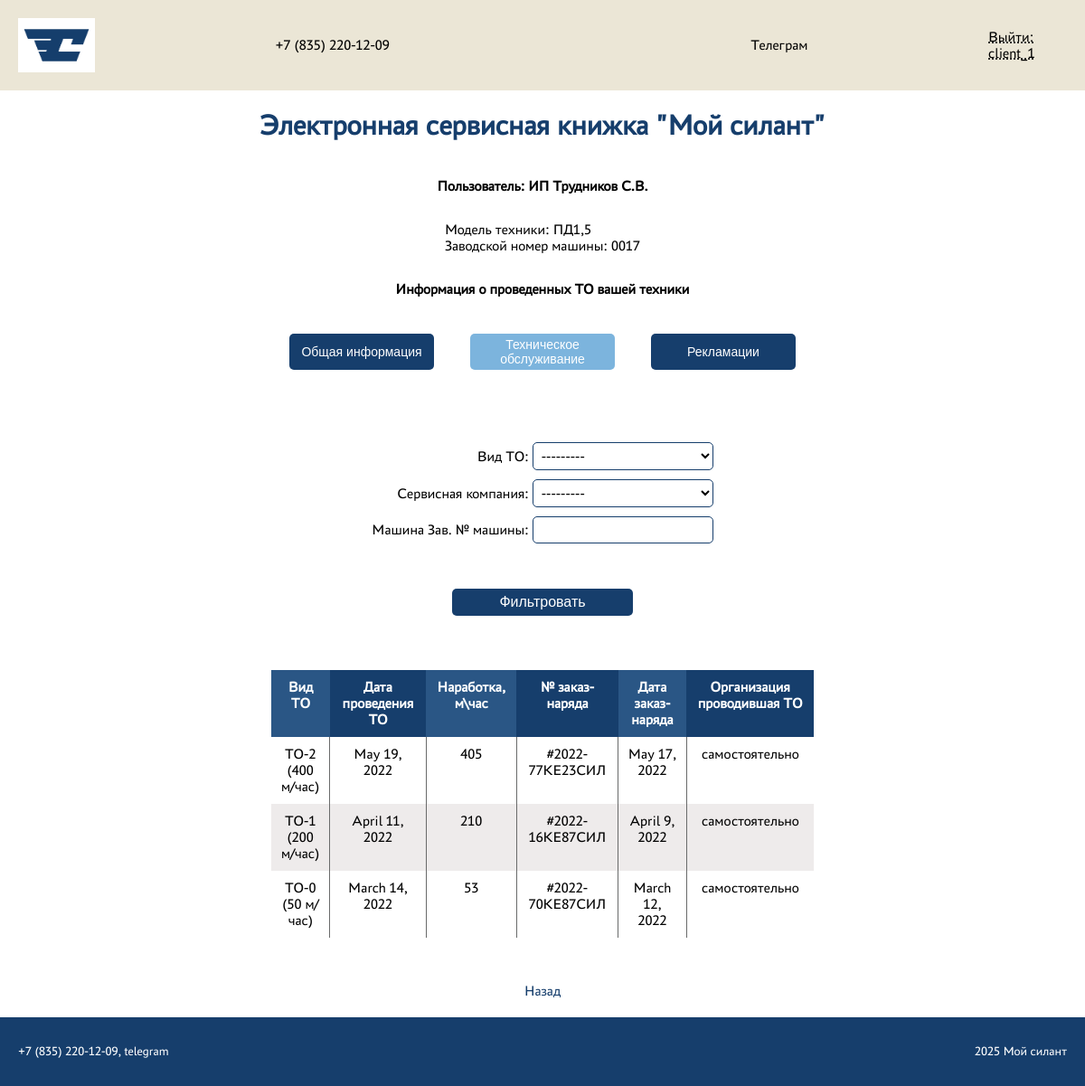
The app's page /machines/1/ (signed in) with its own data.
### core/models.py (models this page shows, shortened)
class BaseModel(models.Model):
    def __str__(self):
        return self.name
    class Meta:
        abstract = True

class Client(BaseModel):
    name = models.CharField(max_length=255)
    description = models.CharField(max_length=255)
    user = models.ForeignKey(User, on_delete=models.CASCADE)
    group = models.ForeignKey(Group, on_delete=models.CASCADE)

class Machine(models.Model):
    serial_number_of_machine = models.CharField(max_length=255, verbose_name='Зав. № машины')
    model_of_equipment = models.ForeignKey(EquipmentModel, on_delete=models.CASCADE, verbose_name='Модель техники')
    model_of_engine = models.ForeignKey(EngineModel, on_delete=models.CASCADE, verbose_name='Модель двигателя')
    serial_number_of_engine = models.CharField(max_length=255, verbose_name='Зав. № двигателя')
    transmission_model = models.ForeignKey(TransmissionModel, on_delete=models.CASCADE, verbose_name='Модель трансмиссии')
    serial_number_of_transmission = models.CharField(max_length=255, verbose_name='Зав. № трансмиссии')
    drive_axle_model = models.ForeignKey(DriveAxleModel, on_delete=models.CASCADE, verbose_name='Модель ведущего моста')
    serial_number_of_drive_axle = models.CharField(max_length=255, verbose_name='Зав. № ведущего моста')
    steering_axle_model = models.ForeignKey(SteeringAxleModel, on_delete=models.CASCADE, verbose_name='Модель управляемого моста')
    serial_number_of_steering_axle = models.CharField(max_length=255, verbose_name='Зав. № управляемого моста')
    supply_contract_number_and_date = models.CharField(max_length=255, verbose_name='Договор поставки №, дата')
    date_shipped_from_factory = models.DateField(null=True, verbose_name='Дата отгрузки с завода')
    recipient = models.CharField(max_length=255, verbose_name='Грузополучатель (конечный потребитель)')
    delivery_address = models.CharField(max_length=255, blank=True, verbose_name='Адрес доставки (эксплуатации)')
    equipment = models.CharField(max_length=255, blank=True, verbose_name='Комплектация (доп. опции)')
    client = models.ForeignKey(Client, on_delete=models.CASCADE, verbose_name='Клиент')
    service_company = models.ForeignKey(ServiceCompany, on_delete=models.CASCADE, verbose_name='Сервисная компания')
    class Meta:
        ordering = ['-date_shipped_from_factory']

class EquipmentModel(BaseModel):
    name = models.CharField(max_length=255)
    description = models.CharField(max_length=255)

class Maintenance(models.Model):
    maintenance_type = models.ForeignKey(MaintenanceType, on_delete=models.CASCADE, verbose_name='Вид ТО')
    maintenance_date = models.DateField(null=True, verbose_name='Дата проведения ТО')
    operating_time = models.IntegerField(verbose_name='Наработка, м/час')
    work_order_number = models.CharField(max_length=255, verbose_name='№ заказ-наряда')
    work_order_date = models.DateField(null=True, verbose_name='Дата заказ-наряда')
    the_organization_that_carried_out_the_maintenance = models.ForeignKey(TheOrganizationThatCarriedOutTheMaintenance, on_delete=models.CASCADE, verbose_name='Организация, проводившая ТО')
    machine = models.ForeignKey(Machine, on_delete=models.CASCADE, verbose_name='Машина')
    service_company = models.ForeignKey(ServiceCompany, on_delete=models.CASCADE, blank=True, null=True, verbose_name='Сервисная компания')
    class Meta:
        ordering = ['-maintenance_date']

class MaintenanceType(BaseModel):
    name = models.CharField(max_length=255)
    description = models.CharField(max_length=255)

class TheOrganizationThatCarriedOutTheMaintenance(BaseModel):
    name = models.CharField(max_length=255)
    description = models.CharField(max_length=255)

### core/views.py (the view)
# urls.py: path('machines/<int:machine_id>/', machine_detail, name='machine_detail'),
@login_required
@permission_required("core.view_machine", raise_exception=True)
@permission_required("core.view_maintenance", raise_exception=True)
def machine_detail(request, machine_id):
    client = None
    username = request.user.first_name
    try:
        machine = Machine.objects.get(id=machine_id)
    except Machine.DoesNotExist:
        return redirect("machine_list")
    try:
        client = Client.objects.get(user_id=request.user.id)
    except Client.DoesNotExist:
        client = username
    maintenances = Maintenance.objects.filter(machine_id=machine_id)
    maintenances_filter = MaintenanceFilter(request.GET, queryset=maintenances)
    return render(
        request,
        "machine/machine_detail.html",
        {
            "machine": machine,
            "maintenances": maintenances,
            "username": username,
            "client": client,
            "filter": maintenances_filter,
        },
    )

### templates/machine/machine_detail.html (shortened to what this page needs)
{% extends 'base.html' %}
{% block content %}
<main class="main">
    {% if machine %}
    <div class="user-info">
        <span>Модель техники: {{ machine.model_of_equipment }}</span>
        <span>Заводской номер машины: {{ machine.serial_number_of_machine }}</span>
    </div>
    <div class="result-wrapper">
        <h1>Информация о проведенных ТО вашей техники</h1>
        {% include 'tabs.html' with active_tab='maintenance' %}
        {% if maintenances %}
        {% include 'forms/filter_form.html' %}
        <div class="adaptive-table-wrapper">
                <table class="adaptive-table">
                    <thead>
                        <tr>
                            <th>Вид ТО</th>
                            <th>Дата проведения ТО</th>
                            <th>Наработка, м\час</th>
                            <th>№ заказ-наряда</th>
                            <th>Дата заказ-наряда</th>
                            <th>Организация проводившая ТО</th>
                        </tr>
                    </thead>
                    <tbody>
                        {% for maintenance in filter.qs %}
                        <tr>
                            <td>{{ maintenance.maintenance_type }}</td>
                            <td>{{ maintenance.maintenance_date }}</td>
                            <td>{{ maintenance.operating_time }}</td>
                            <td>{{ maintenance.work_order_number }}</td>
                            <td>{{ maintenance.work_order_date }}</td>
                            <td>{{ maintenance.the_organization_that_carried_out_the_maintenance }}</td>
                        </tr>
                        {% endfor %}
                    </tbody>
                </table>
                {% else %}
                    <div class="result-wrapper">
                        <span class="info-if-doesnt-exists">ТО для данной машины не обнаружено</span>
                    </div>
                {% endif %}
        </div>
    </div>
    {% endif %}
    <a href="{% url 'machine_list' %}" class="back-href">Назад</a>
</main>
{% endblock content %}

### templates/base.html (shortened to what this page needs)
<!DOCTYPE html>
<html lang="en">
  <head>
    {% load static %}
      <link href="{% static 'css/base.css' %}" rel="stylesheet" />
      <link href="{% static 'css/main/main.css' %}" rel="stylesheet" />
      <link href="{% static 'css/tabs/tabs.css' %}" rel="stylesheet" />
      <link href="{% static 'css/forms/create_forms.css' %}" rel="stylesheet" />
      <link href="{% static 'css/forms/login_forms.css' %}" rel="stylesheet" />
      <link href="{% static 'css/forms/filter_forms.css' %}" rel="stylesheet" />
      <link href="{% static 'css/modal/modal.css' %}" rel="stylesheet" />
  </head>
  <body>
    <nav>
        <div class="logo-signin-wrapper">
            <img src="{% static 'img/logo.jpg' %}">
            <div class="contact-container">
              <span>+7 (835) 220-12-09</span>
              <span>Телеграм</span>
            </div>
            {% if user.is_authenticated %}
            <a href="{% url 'account_logout' %}">Выйти: {{ user.username }}</a>
            {% else %}
            <a href="{% url 'account_login' %}">Авторизация</a>
            {% endif %}
        </div>
    </nav>
    <h1 class="title">Электронная сервисная книжка "Мой силант"</h1>
    <section class="main-section">
      <div class="user-info">
        {% if client %}
            <h1>Пользователь: {{ client }}</h1>
        {% elif username %}
            <h1>Пользователь: {{ username }}</h1>
        {% elif user.is_superuser %}
            <h1>Пользователь: Администратор</h1>
        {% else %}
            <h1>Пользователь: Гость</h1>
        {% endif %}
      </div>
      {% block content %}{% endblock %}
    </section>
    <footer>
        <div class="footer-wrapper">
            <span>+7 (835) 220-12-09, telegram</span>
            <span>2025 Мой силант</span>
        </div>
    </footer>
  </body>
</html>

### templates/tabs.html
<div class="tabs">
    <button {% if active_tab == 'general' %} class="sign-button active-tab" {% endif %} id="general-button" class="sign-button">Общая информация</button>
    <button {% if active_tab == 'maintenance' %} class="sign-button active-tab" {% endif %} id="maintenance-button" class="sign-button">Техническое обслуживание</button>
    <button {% if active_tab == 'complaint' %} class="sign-button active-tab" {% endif %} id="complaint-button" class="sign-button">Рекламации</button>
</div>

### templates/forms/filter_form.html
<div class="form-wrapper form-wrapper-small">
    <form method="get" class="login">
        <div class="right">
            {{ filter.form }}
        </div>
        <button type="submit" class="sign-button sign-button-large">Фильтровать</button>
    </form>
</div>

### static/css/base.css (style rules this page uses)
* { margin: 0; padding: 0; border: 0; outline: 0; font-size: 100%; vertical-align: baseline; background: transparent; }
html, body { display: flex; flex-direction: column; align-items: center; height: 100%; width: 100%; font-family: 'PT Astra Sans', sans-serif; }
nav { background-color: #EBE6D6; width: 100%; display: flex; flex-direction: column; align-items: center; justify-content: space-between; align-items: center; color: black; }
.contact-container { display: flex; flex-direction: row; justify-content: space-around; align-items: center; width: 100%; }
.logo-signin-wrapper { display: flex; justify-content: space-between; align-items: center; width: 100%; }
.logo-signin-wrapper > img { height: 60px; padding: 20px 0 20px 20px; }
.logo-signin-wrapper > a { color: black; text-decoration: underline dotted; padding-right: 20px; transition: all 0.3s; }
.title { color: #163E6C; font-size: 32px; padding: 20px 0 20px 0; }
.main-section { display: flex; flex-direction: column; align-items: center; background-color: white; padding: 20px 0 0 0; margin-bottom: 20px; height: 200vh; }
footer { background-color: #163E6C; height: 100px; width: 100%; }
.footer-wrapper { color: white; font-size: 14px; display: flex; justify-content: space-between; align-items: center; width: 100%; height: 100%; }
.footer-wrapper > span { padding: 30px 20px 30px 20px; }
.tabs > .active-tab { background-color: rgba(110, 172, 218, 0.9); color: white; }

### static/css/main/main.css (style rules this page uses)
.main { display: flex; flex-direction: column; align-items: center; background-color: white; padding: 20px 0 0 0; }
.user-info { display: flex; flex-direction: column; margin-bottom: 10px; }
.result-wrapper { display: flex; flex-direction: column; justify-content: center; align-items: center; padding: 20px; width: 1600px; }
.adaptive-table-wrapper { margin-top: 20px; width: 100%; max-height: 500px; overflow: auto; }
.adaptive-table-wrapper > .adaptive-table { width: 100%; border-collapse: collapse; text-align: center; background-color: white; box-shadow: 0 5px 15px rgba(0, 0, 0, 0.2); }
.adaptive-table-wrapper > .adaptive-table td, .adaptive-table-wrapper > .adaptive-table th { padding: 10px; text-align: center; }
.adaptive-table-wrapper > .adaptive-table th { background-color: #163E6C; color: white; }
.adaptive-table-wrapper > .adaptive-table th:nth-child(odd) { background-color: #2a5685; }
.adaptive-table-wrapper > .adaptive-table tr:nth-child(even) { background-color: #eeebeb; }
.adaptive-table-wrapper > .adaptive-table td { border-right: 1px solid #696a6a; }
.adaptive-table-wrapper > .adaptive-table td:last-child { border-right: none; }
@media screen and (max-width: 1536px) { .result-wrapper { width: 1200px; } }
@media screen and (max-width: 1440px) { .result-wrapper { width: 800px; } }
@media screen and (max-width: 1366px) { .result-wrapper { width: 600px; } }

### static/css/tabs/tabs.css (style rules this page uses)
.tabs { display: flex; flex-direction: row; justify-content: space-around; align-items: center; width: 100%; margin: 20px 0 20px 0; }
.tabs > button { width: 400px; height: 40px; border-radius: 5px; margin: 20px; padding: 5px; background-color: #163E6C; color: white; display: flex; align-items: center; justify-content: center; font-size: 14px; cursor: pointer; }

### static/css/forms/login_forms.css (style rules this page uses)
.form-wrapper { margin-top: 20px; margin-bottom: 20px; display: flex; flex-direction: column; justify-content: center; align-items: center; }
.login { display: flex; flex-direction: column; justify-content: center; align-items: center; }
.sign-button { margin-top: 20px; margin-bottom: 20px; width: 100px; height: 30px; border-radius: 5px; padding: 5px; background-color: #163E6C; cursor: pointer; color: white; transition: 0.3s; }
.sign-button-large { width: 200px; }
.back-href { margin-top: 30px; cursor: pointer; color: #163E6C; text-decoration: none; transition: 0.3s; }

### static/css/forms/filter_forms.css (style rules this page uses)
div > input, select { border-radius: 5px; padding: 5px; background-color: white; border: 1px solid #163E6C; width: 300px; margin-bottom: 10px; width: 200px; }
div > input { width: 188px; }
.right { margin-top: 20px; display: flex; flex-direction: column; justify-content: center; align-items: flex-end; margin-bottom: 20px; }

### records on screen
Client: name "ИП Трудников С.В."
Machine: model_of_equipment "ПД1,5", serial_number_of_machine "0017"
Maintenance: maintenance_type "ТО-2 (400 м/час)", maintenance_date "May 19, 2022", operating_time "405", work_order_number "#2022-77КЕ23СИЛ", work_order_date "May 17, 2022", the_organization_that_carried_out_the_maintenance "самостоятельно"
Maintenance: maintenance_type "ТО-1 (200 м/час)", maintenance_date "April 11, 2022", operating_time "210", work_order_number "#2022-16КЕ87СИЛ", work_order_date "April 9, 2022", the_organization_that_carried_out_the_maintenance "самостоятельно"
Maintenance: maintenance_type "ТО-0 (50 м/час)", maintenance_date "March 14, 2022", operating_time "53", work_order_number "#2022-70КЕ87СИЛ", work_order_date "March 12, 2022", the_organization_that_carried_out_the_maintenance "самостоятельно"

### other values on screen
{{ user.username }} "client_1"
